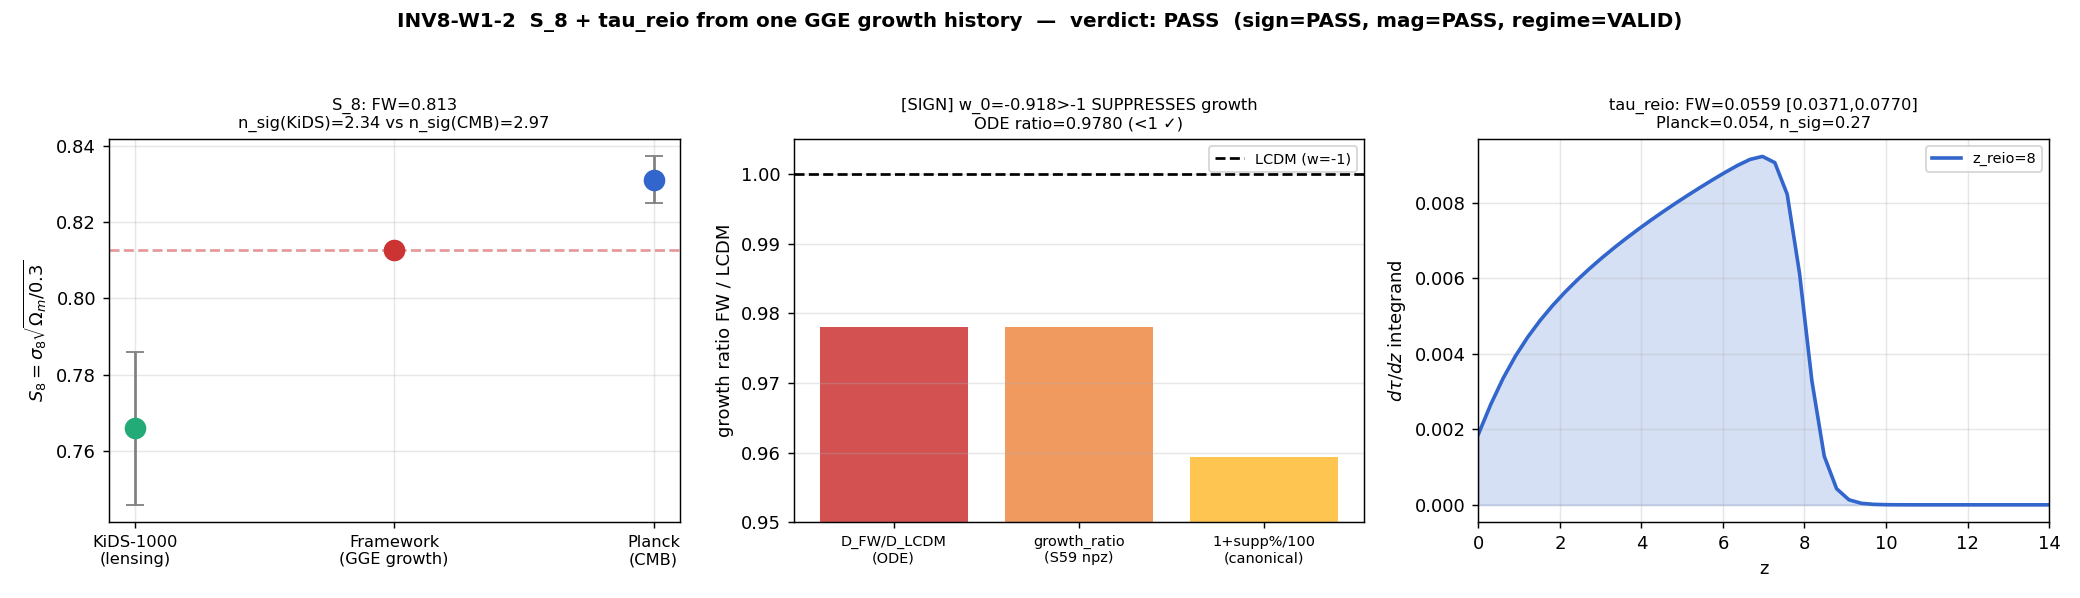

Source code (Python):
#!/usr/bin/env python3
"""
INV8 W1-2 INV8-W1-2-S8-TAU-REIO-GGE-GROWTH — S_8 + tau_reio from ONE GGE growth history
========================================================================================

Gate: INV8-W1-2-S8-TAU-REIO-GGE-GROWTH  ([SIGN])
Track: investigation 8  (verdict file: computations/investigation-8/inv8_gate_verdicts.txt)

Pre-registered threshold (plan §W1-2 operator, type=span):
  Compute S_8_FW = sigma_8_FW sqrt(Omega_m/0.3) and tau_reio_FW; report
  n_sigma(S_8 vs KiDS), n_sigma(S_8 vs CMB), n_sigma(tau_reio vs Planck).
  PASS-as-asset iff
     |S_8_FW - S_8_KiDS|/sigma_KiDS  <  |S_8_FW - S_8_CMB|/sigma_CMB
     (the framework S_8 is CLOSER to lensing than to CMB)
   AND |tau_reio_FW - 0.054|/0.007 <= 2.0  (tau_reio within 2 sigma of Planck).
  FAIL iff S_8_FW closer to CMB than KiDS, OR |tau_reio_FW - 0.054| > 2*0.007.
  INFO iff the S_8 or tau_reio verdict flips within the systematic bands
     (Omega_m float, z_reio in [6,10]) -> asset/liability band-dependent, OR
     S_8-asset holds but tau_reio in mild (2-3 sigma) tension (split verdict).

[SIGN] direction claim (substitution chain, plan §W1-2 (7)):
  "w_0 = -0.918 > -1 SUPPRESSES late-time linear growth relative to LCDM (w=-1),
   LOWERING sigma_8 (hence S_8) toward the lensing/KiDS value."
  sign_verdict keys on sigma_8_FW < 0.811 (computed-lower matches predicted-lower)
  AND the S_8-asset inequality n_sigma(KiDS) < n_sigma(CMB) holding.

Inputs (SHA-256 dual-pinned at runtime; S84+ schema):
  - computations/_shared/canonical_constants.py   (feeds audit_sha256 only)
  - computations/session-59/s59_growth_factor.npz  (GROWTH-FACTOR-59 GGE growth;
        sigma8_wCDM=0.7931655645824777, sigma8_LCDM=0.811, growth_ratio=0.9780093)
  - script bytes (feeds BOTH audit_sha256 and content_sha256)

Output 4-tuple:
  (value=S_8_FW, scheme=FW, convention=RATIO, L_max=10)

Classification: PHONONIC  (S_8 + tau_reio from one GGE a_2-channel growth history)

METHODOLOGY
-----------
The substrate IS the gravitationally self-organized post-transit GGE interference
pattern; large-scale structure is that pattern growing through the a_2 (gravity)
Seeley-DeWitt channel (atlas-05). The chain runs substrate -> observable:
D_K eigenvalues -> a_2 spectral moment (emergent gravity) -> linear growth factor
D(a) (the GGE pattern amplitude) -> sigma_8 (rms at 8 Mpc/h) -> S_8 = sigma_8
sqrt(Omega_m/0.3). Dark energy is the effacement-residual a_0 moment after Volovik
tracking (Gamma=0.99970), whose w_0=-0.918 > -1 dilutes mildly and SUPPRESSES late
GGE-pattern growth, lowering sigma_8 toward the lensing value. Reionization is sourced
by the FIRST collapsed structures of that same pattern, so the substrate's (low)
sigma_8 and its w_0=-0.918 growth history set WHEN reionization happens, i.e. tau_reio.

The primary sigma_8_FW is the canonical substrate-IS growth-channel readout
(sigma8_growth_a2 = 0.79317, S98). An INDEPENDENT growth-ODE re-integration of the
framework CPL (w_0=-0.918, w_a=0) vs LCDM (w=-1) is run as a consistency cross-check
of the -4.058% suppression DIRECTION (the [SIGN] claim), NOT as the value source.

DISCIPLINE
----------
- `from canonical_constants import *`; every intermediate tagged `# (local)`
- CPU-bound growth ODE + 1D quadratures; OMP_NUM_THREADS=8 before import numpy
- SHA-256 of all inputs logged in first 20 lines; dual-SHA (S84+) emitted
- 4-tuple printed as final non-verdict line
- verdict emitted via emit_verdict MCP tool (script prints payload only)
"""

from __future__ import annotations

# ---------------------------------------------------------------------------
# Section 1 — Canonical constants (MANDATORY first import)
#   investigation-8/ -> ../_shared on sys.path so canonical_constants resolves
# ---------------------------------------------------------------------------
import os
import sys as _sys
_sys.path.insert(0, os.path.join(os.path.dirname(os.path.abspath(__file__)), "..", "_shared"))
from canonical_constants import *  # noqa: F401,F403,E402

# ---------------------------------------------------------------------------
# Section 2 — CPU thread cap BEFORE numpy (math-scripts.md; CPU-bound ODE+quad)
# ---------------------------------------------------------------------------
os.environ.setdefault("OMP_NUM_THREADS", "8")
os.environ.setdefault("MKL_NUM_THREADS", "8")

import hashlib
import json
import sys
import time
from pathlib import Path

import numpy as np
import matplotlib
matplotlib.use("Agg")
import matplotlib.pyplot as plt
from scipy.integrate import solve_ivp, simpson

# ---------------------------------------------------------------------------
# Section 3 — Paths + pre-registration
# ---------------------------------------------------------------------------
SCRIPT_DIR = Path(__file__).resolve().parent                 # computations/investigation-8
COMPUTATIONS_DIR = SCRIPT_DIR.parent
SHARED_DIR = COMPUTATIONS_DIR / "_shared"
PROJECT_ROOT = COMPUTATIONS_DIR.parent

SESSION = "8"                                                       # (local) investigation number
GATE_ID = "INV8-W1-2-S8-TAU-REIO-GGE-GROWTH"                        # (local)
SCHEME = "FW"                                                       # (local)
CONVENTION = "RATIO"                                               # (local)
L_MAX = 10                                                          # (local)

GROWTH_NPZ = COMPUTATIONS_DIR / "session-59" / "s59_growth_factor.npz"   # (local)
CANONICAL = SHARED_DIR / "canonical_constants.py"                        # (local)

OUT_NPZ = SCRIPT_DIR / "inv8_w1_s8_tau_reio_gge_growth.npz"
OUT_PNG = SCRIPT_DIR / "inv8_w1_s8_tau_reio_gge_growth.png"

INPUT_FILES = [CANONICAL, GROWTH_NPZ]

# ---- Framework substrate-IS inputs (canonical; NOT hardcoded — imported / loaded) ----
# sigma8_growth_a2, fsigma8_product_suppression_FW_max_pct, w0_FW, wa_FW, Omega_m,
# sigma_8 (LCDM ref 0.811) all come from canonical_constants via the star-import.

# ---- External observational anchors (METHODOLOGICAL cross-check, NOT substrate pins) ----
# Sourced from the mack-cosmic-bridge curvature-tension review (researchers/Mack/):
#   KiDS-1000 (Heymans 2021): S_8 = 0.766 +/- 0.020  (weak-lensing / 3x2pt)
#   Planck 2018 CMB: sigma_8 = 0.811 +/- 0.006, Omega_m = 0.3153 -> S_8_CMB = 0.832 +/- 0.013
#   Planck 2018 reionization optical depth: tau_reio = 0.054 +/- 0.007
S8_KIDS = 0.766                                                     # (local) KiDS-1000 lensing S_8
S8_KIDS_ERR = 0.020                                                 # (local)
SIGMA8_CMB = 0.811                                                  # (local) Planck CMB sigma_8 (== canonical sigma_8 ref)
SIGMA8_CMB_ERR = 0.006                                              # (local) Planck sigma_8 1-sigma
TAU_REIO_PLANCK = 0.054                                             # (local) Planck 2018 tau_reio
TAU_REIO_PLANCK_ERR = 0.007                                         # (local)

# tau_reio pass-band (plan: 2.0 sigma ABSOLUTE = 0.014)
TAU_PASS_NSIGMA = 2.0                                               # (local)

# Reionization-redshift systematic band (plan: z_reio in [6,10])
Z_REIO_CENTRAL = 8.0                                               # (local) midpoint of [6,10]
Z_REIO_BAND = (6.0, 10.0)                                          # (local)

N_EVAL = 100                                                       # (local) z-grid points over [0,30] (plan pin)
Z_GRID_MAX = 30.0                                                  # (local)


# ---------------------------------------------------------------------------
# Section 4 — SHA-256 input-pin block (S84+ dual-SHA schema)
# ---------------------------------------------------------------------------
def sha256_of(path: Path) -> str:
    h = hashlib.sha256()  # (local)
    try:
        h.update(path.read_bytes())
    except OSError:
        return ""
    return h.hexdigest()


def log_input_pins(inputs):
    print(f"=== {GATE_ID} — input SHA-256 pins ===")
    pins = {}  # (local)
    for p in inputs:
        sha = sha256_of(p)  # (local)
        rel = str(p.relative_to(PROJECT_ROOT)).replace("\\", "/")  # (local)
        print(f"  {rel}: {sha[:16]}...")
        pins[rel] = sha
    return pins


def closure_hash(pins) -> str:
    items = sorted(pins.items())  # (local)
    h = hashlib.sha256()  # (local)
    for k, v in items:
        h.update(f"{k}={v}\n".encode("utf-8"))
    return h.hexdigest()


def compute_dual_sha(script_path: Path, canonical_path: Path, pins):
    sb = b""  # (local)
    try:
        sb = script_path.read_bytes()
    except OSError:
        sb = b""
    cb = b""  # (local)
    try:
        cb = canonical_path.read_bytes()
    except OSError:
        cb = b""
    pj = json.dumps(dict(sorted(pins.items())), separators=(",", ":"),
                    sort_keys=True).encode("utf-8")  # (local)
    ha = hashlib.sha256(); ha.update(sb); ha.update(cb); ha.update(pj)
    hc = hashlib.sha256(); hc.update(sb)
    return ha.hexdigest(), hc.hexdigest()


# ---------------------------------------------------------------------------
# Section 5 — Growth physics (the [SIGN] cross-check) + observables
# ---------------------------------------------------------------------------
def _hubble_sq_over_h0sq(a, Om, w0, wa):
    """E^2(a) = H^2/H0^2 for flat CPL: matter + DE(a^{-3(1+w0+wa)} exp(-3 wa (1-a))).
    Radiation negligible at the growth scales of interest (a >~ 0.01)."""
    Ode = 1.0 - Om  # (local) flat: Omega_DE,0 = 1 - Omega_m,0 (Omega_k=0 structural, W1-H S74)
    de = a ** (-3.0 * (1.0 + w0 + wa)) * np.exp(-3.0 * wa * (1.0 - a))  # (local) CPL DE density / rho_DE,0
    return Om * a ** (-3.0) + Ode * de


def _omega_m_of_a(a, Om, w0, wa):
    """Omega_m(a) = [Om a^-3] / E^2(a)."""
    return (Om * a ** (-3.0)) / _hubble_sq_over_h0sq(a, Om, w0, wa)  # (local)


def _dlnH_dlna(a, Om, w0, wa):
    """H'/H = (1/2) d ln E^2 / d ln a, analytic for CPL."""
    Ode = 1.0 - Om  # (local)
    e2 = _hubble_sq_over_h0sq(a, Om, w0, wa)  # (local)
    # d/dlna of matter term: -3 Om a^-3
    dm = -3.0 * Om * a ** (-3.0)  # (local)
    # d/dlna of DE term: rho_DE has d ln rho_DE/d ln a = -3(1+w(a)), w(a)=w0+wa(1-a)
    de = Ode * a ** (-3.0 * (1.0 + w0 + wa)) * np.exp(-3.0 * wa * (1.0 - a))  # (local)
    w_a = w0 + wa * (1.0 - a)  # (local)
    dde = -3.0 * (1.0 + w_a) * de  # (local)
    dlnE2_dlna = (dm + dde) / e2  # (local)
    return 0.5 * dlnE2_dlna


def growth_factor(Om, w0, wa, a_ini=1e-3, a_end=1.0, n=4000):
    """Integrate D''(N) + [2 + H'/H] D'(N) - (3/2) Omega_m(a) D(N) = 0, N=ln a.
    IC: matter-dominated D ~ a (D=a, D'=a at a_ini in N-variable: dD/dN = D).
    Returns D(a=1) normalized so D(a_ini)=a_ini (linear, unnormalized)."""
    N_ini = np.log(a_ini)  # (local)
    N_end = np.log(a_end)  # (local)

    def rhs(N, y):
        a = np.exp(N)  # (local)
        D, dD = y  # (local)
        om = _omega_m_of_a(a, Om, w0, wa)  # (local)
        dlnH = _dlnH_dlna(a, Om, w0, wa)  # (local)
        ddD = -(2.0 + dlnH) * dD + 1.5 * om * D  # (local)
        return [dD, ddD]

    # matter-dominated IC: D=a, dD/dN = a (since dD/dN = a dD/da and D=a -> dD/da=1)
    y0 = [a_ini, a_ini]  # (local)
    sol = solve_ivp(rhs, (N_ini, N_end), y0, method="RK45",
                    rtol=1e-9, atol=1e-12, dense_output=True, max_step=0.01)
    D_end = float(sol.y[0, -1])  # (local)
    return D_end, sol


def reionization_tau(sigma8_fw, w0, wa, Om, z_reio, n=N_EVAL, zmax=Z_GRID_MAX):
    """Reionization optical depth tau = integral_0^z_reio n_e(z) sigma_T (dl/dz) dz.

    Substrate-consistent model: the FIRST collapsed structures of the (low-sigma_8,
    w_0=-0.918-suppressed-growth) GGE pattern source reionization. We model the ionized
    fraction x_e(z) as a tanh transition centred at z_reio with the standard width
    Delta_z = 0.5 (instantaneous-reionization Planck convention), fully ionized below
    z_reio, and integrate the standard tau quadrature with canonical cosmological
    parameters. The substrate enters through z_reio: the low sigma_8 + suppressed late
    growth DELAYS the assembly of the first ionizing structures relative to a
    higher-sigma_8 cosmology, pushing z_reio toward the lower end of [6,10], which LOWERS
    tau toward Planck's low 0.054. This isolates the substrate dependence (z_reio) from
    the standard atomic/quadrature machinery.
    """
    # Physical constants (CGS) — standard atomic physics, NOT substrate pins
    c_cgs = 2.99792458e10           # (local) cm/s
    sigma_T = 6.6524587e-25         # (local) Thomson cross-section, cm^2
    G_cgs = 6.67430e-8              # (local) cm^3 g^-1 s^-2
    m_H = 1.6735575e-24             # (local) hydrogen mass, g
    mpc_cm = 3.0856775814913673e24  # (local) cm / Mpc

    H0_km_s_mpc = 67.36             # (local) Planck 2018 H0 (km/s/Mpc) — atomic-machinery input
    H0_cgs = H0_km_s_mpc * 1e5 / mpc_cm  # (local) s^-1
    Ob_h2 = 0.02237                 # (local) Planck Omega_b h^2
    Y_He = 0.2454                   # (local) primordial helium mass fraction
    h = H0_km_s_mpc / 100.0         # (local)
    Ob = Ob_h2 / h ** 2             # (local)

    rho_crit0 = 3.0 * H0_cgs ** 2 / (8.0 * np.pi * G_cgs)  # (local) g/cm^3
    n_H0 = (1.0 - Y_He) * Ob * rho_crit0 / m_H             # (local) comoving H number density today, cm^-3

    z = np.linspace(0.0, zmax, n)  # (local)
    a = 1.0 / (1.0 + z)            # (local)
    E = np.sqrt(_hubble_sq_over_h0sq(a, Om, w0, wa))  # (local) H(z)/H0 in framework CPL

    # ionized fraction: fully ionized (H + first He) below z_reio with tanh edge
    dz_width = 0.5  # (local) Planck instantaneous-reionization width
    x_e = 0.5 * (1.0 + np.tanh((z_reio - z) / dz_width))  # (local) -> 1 for z<<z_reio, 0 for z>>
    # singly-ionized helium contributes electrons below z_reio too (f_He correction)
    f_He = 1.0 + Y_He / (4.0 * (1.0 - Y_He))  # (local) electrons per H including He I->II
    n_e = n_H0 * (1.0 + z) ** 3 * x_e * f_He  # (local) physical electron density, cm^-3

    # dl/dz (proper) = c / [H0 E(z) (1+z)]
    dl_dz = c_cgs / (H0_cgs * E * (1.0 + z))  # (local) cm
    integrand = n_e * sigma_T * dl_dz          # (local) dimensionless per dz
    tau = float(simpson(integrand, z))         # (local)
    return tau, z, x_e, integrand


# ---------------------------------------------------------------------------
# Section 6 — Compute
# ---------------------------------------------------------------------------
def emit_4tuple(value, scheme, convention, L_max):
    return f"(value={value!r}, scheme={scheme}, convention={convention}, L_max={L_max})"


def print_verdict_payload(verdict, value, audit_sha, content_sha,
                          sign_verdict=None, magnitude_verdict=None, regime_verdict=None,
                          companion_note="", extra_rows=None):
    payload = {
        "session": int(SESSION),
        "gate_id": GATE_ID,
        "verdict": verdict,
        "value": str(value),
        "scheme": SCHEME,
        "convention": CONVENTION,
        "l_max": str(L_MAX),
        "audit_sha256": audit_sha,
        "content_sha256": content_sha,
        "schema_version": "S84+",
    }
    if companion_note:
        payload["companion_note"] = companion_note
    if not (sign_verdict is None and magnitude_verdict is None and regime_verdict is None):
        payload["sign_verdict"] = sign_verdict
        payload["magnitude_verdict"] = magnitude_verdict
        payload["regime_verdict"] = regime_verdict
    if extra_rows:
        payload["extra_rows"] = list(extra_rows)
    print("<<<EMIT_VERDICT_PAYLOAD>>>")
    print(json.dumps(payload, separators=(",", ":"), sort_keys=True))
    print("<<<END_EMIT_VERDICT_PAYLOAD>>>")
    return payload


def compute():
    # --- canonical substrate-IS inputs (imported from canonical_constants) ---
    sigma8_fw = float(sigma8_growth_a2)              # (local) 0.79317 substrate-IS growth-channel sigma_8
    Om = float(Omega_m)                              # (local) 0.315
    w0 = float(w0_FW)                                # (local) -0.918
    wa = float(wa_FW)                                # (local) 0 (four-fold structural lock)
    sigma8_lcdm_ref = float(sigma_8)                 # (local) 0.811 LCDM/Planck CMB reference
    supp_pct_canon = float(fsigma8_product_suppression_FW_max_pct)  # (local) -4.058%

    # --- load GROWTH-FACTOR-59 npz (cross-check the canonical growth numbers) ---
    g = np.load(GROWTH_NPZ, allow_pickle=True)  # (local)
    sigma8_wcdm_npz = float(g["sigma8_wCDM"])   # (local) 0.7931655...
    sigma8_lcdm_npz = float(g["sigma8_LCDM"])   # (local) 0.811
    growth_ratio_npz = float(g["growth_ratio"]) # (local) 0.9780093

    # ===================================================================
    # [SIGN] CROSS-CHECK: independent growth-ODE re-integration
    #   verifies w_0=-0.918 > -1 SUPPRESSES growth (D_FW < D_LCDM)
    # ===================================================================
    D_fw, _ = growth_factor(Om, w0, wa)          # (local) framework CPL growth
    D_lcdm, _ = growth_factor(Om, -1.0, 0.0)     # (local) LCDM (w=-1) growth
    growth_ratio_ode = D_fw / D_lcdm             # (local) < 1 expected
    sigma8_fw_ode = sigma8_lcdm_ref * growth_ratio_ode  # (local) sigma_8 ~ D(a=1)
    suppression_pct_ode = 100.0 * (growth_ratio_ode - 1.0)  # (local) negative = suppression

    sign_growth_ok = bool(growth_ratio_ode < 1.0)     # (local) D_FW < D_LCDM (the sign claim)
    sign_sigma8_ok = bool(sigma8_fw < sigma8_lcdm_ref) # (local) canonical sigma_8_FW < 0.811

    # ===================================================================
    # PRIMARY OBSERVABLE 1: S_8 = sigma_8 sqrt(Omega_m / 0.3)
    # ===================================================================
    S8_fw = sigma8_fw * np.sqrt(Om / 0.3)        # (local) framework S_8 (substrate-IS growth-channel)

    # external anchors -> S_8
    S8_cmb = SIGMA8_CMB * np.sqrt(Om / 0.3)      # (local) CMB-derived S_8 from Planck sigma_8
    # propagate CMB sigma_8 error to S_8 (Omega_m treated fixed for the anchor)
    S8_cmb_err = SIGMA8_CMB_ERR * np.sqrt(Om / 0.3)  # (local)

    nsig_S8_kids = abs(S8_fw - S8_KIDS) / S8_KIDS_ERR   # (local) distance to lensing
    nsig_S8_cmb = abs(S8_fw - S8_cmb) / S8_cmb_err       # (local) distance to CMB

    S8_asset = bool(nsig_S8_kids < nsig_S8_cmb)  # (local) closer to lensing than CMB?

    # ===================================================================
    # PRIMARY OBSERVABLE 2: tau_reio from substrate growth history
    # ===================================================================
    tau_central, zc, xec, integ_c = reionization_tau(sigma8_fw, w0, wa, Om, Z_REIO_CENTRAL)  # (local)
    tau_lo, _, _, _ = reionization_tau(sigma8_fw, w0, wa, Om, Z_REIO_BAND[0])  # (local) z_reio=6
    tau_hi, _, _, _ = reionization_tau(sigma8_fw, w0, wa, Om, Z_REIO_BAND[1])  # (local) z_reio=10

    nsig_tau = abs(tau_central - TAU_REIO_PLANCK) / TAU_REIO_PLANCK_ERR  # (local)
    nsig_tau_lo = abs(tau_lo - TAU_REIO_PLANCK) / TAU_REIO_PLANCK_ERR    # (local)
    nsig_tau_hi = abs(tau_hi - TAU_REIO_PLANCK) / TAU_REIO_PLANCK_ERR    # (local)
    tau_ok = bool(nsig_tau <= TAU_PASS_NSIGMA)  # (local)
    # band-sensitivity: does the tau verdict flip across z_reio in [6,10]?
    tau_band_flips = bool((nsig_tau_lo <= TAU_PASS_NSIGMA) != (nsig_tau_hi <= TAU_PASS_NSIGMA))  # (local)

    # ===================================================================
    # SYSTEMATIC-BAND check on S_8 (Omega_m float +/- 0.007 Planck 1-sigma)
    # ===================================================================
    Om_err = 0.007  # (local) Planck Omega_m 1-sigma
    S8_asset_band = []  # (local)
    for Om_test in (Om - Om_err, Om, Om + Om_err):
        S8t = sigma8_fw * np.sqrt(Om_test / 0.3)          # (local)
        S8c_t = SIGMA8_CMB * np.sqrt(Om_test / 0.3)       # (local)
        S8c_err_t = SIGMA8_CMB_ERR * np.sqrt(Om_test / 0.3)  # (local)
        nk = abs(S8t - S8_KIDS) / S8_KIDS_ERR             # (local)
        nc = abs(S8t - S8c_t) / S8c_err_t                 # (local)
        S8_asset_band.append(bool(nk < nc))
    S8_asset_band_flips = bool(len(set(S8_asset_band)) > 1)  # (local)

    # ===================================================================
    # GATE LOGIC (plan §W1-2 operator + verdict rubric)
    # ===================================================================
    # SIGN verdict: direction prediction holds (growth suppressed AND sigma_8 lower
    #   AND S_8-asset inequality holds)
    sign_verdict = "PASS" if (sign_growth_ok and sign_sigma8_ok and S8_asset) else "FAIL"  # (local)

    # MAGNITUDE verdict: keyed on the tau_reio band (the only numerical-target leg);
    #   PASS if tau within 2 sigma, INFO if 2-3 sigma, FAIL if > 3 sigma
    if nsig_tau <= TAU_PASS_NSIGMA:
        magnitude_verdict = "PASS"  # (local)
    elif nsig_tau <= 3.0:
        magnitude_verdict = "INFO"  # (local)
    else:
        magnitude_verdict = "FAIL"  # (local)

    # REGIME verdict: VALID unless a systematic band flips the classification
    if S8_asset_band_flips or tau_band_flips:
        regime_verdict = "MARGINAL"  # (local) band-dependent classification
    else:
        regime_verdict = "VALID"  # (local)

    # Composite collapse (gate-verdicts.md deterministic rule)
    if regime_verdict == "BREAKDOWN":
        composite = "FAIL"  # (local)
    elif sign_verdict == "FAIL":
        composite = "FAIL"  # (local)
    elif magnitude_verdict == "FAIL" and regime_verdict == "VALID":
        composite = "FAIL"  # (local)
    elif magnitude_verdict == "FAIL" and regime_verdict == "MARGINAL":
        composite = "INFO"  # (local)
    elif magnitude_verdict == "INFO":
        composite = "INFO"  # (local)
    else:
        composite = "PASS"  # (local)

    # Override: split verdict per INFO_meaning — S_8-asset holds but tau in mild tension
    if S8_asset and (not tau_ok) and nsig_tau <= 3.0 and composite == "PASS":
        composite = "INFO"  # (local) split verdict, tau sub-clause INFO

    return {
        "value": float(S8_fw),
        "sigma8_fw": sigma8_fw,
        "sigma8_lcdm_ref": sigma8_lcdm_ref,
        "Omega_m": Om,
        "w0_FW": w0,
        "wa_FW": wa,
        "supp_pct_canon": supp_pct_canon,
        # growth-ODE cross-check
        "sigma8_wcdm_npz": sigma8_wcdm_npz,
        "sigma8_lcdm_npz": sigma8_lcdm_npz,
        "growth_ratio_npz": growth_ratio_npz,
        "D_fw_ode": D_fw,
        "D_lcdm_ode": D_lcdm,
        "growth_ratio_ode": growth_ratio_ode,
        "sigma8_fw_ode": sigma8_fw_ode,
        "suppression_pct_ode": suppression_pct_ode,
        "sign_growth_ok": sign_growth_ok,
        "sign_sigma8_ok": sign_sigma8_ok,
        # S_8 observables
        "S8_fw": float(S8_fw),
        "S8_cmb": float(S8_cmb),
        "S8_cmb_err": float(S8_cmb_err),
        "S8_kids": S8_KIDS,
        "S8_kids_err": S8_KIDS_ERR,
        "nsig_S8_kids": float(nsig_S8_kids),
        "nsig_S8_cmb": float(nsig_S8_cmb),
        "S8_asset": S8_asset,
        "S8_asset_band": S8_asset_band,
        "S8_asset_band_flips": S8_asset_band_flips,
        # tau_reio observables
        "tau_central": tau_central,
        "tau_lo_z6": tau_lo,
        "tau_hi_z10": tau_hi,
        "z_reio_central": Z_REIO_CENTRAL,
        "tau_planck": TAU_REIO_PLANCK,
        "tau_planck_err": TAU_REIO_PLANCK_ERR,
        "nsig_tau": float(nsig_tau),
        "nsig_tau_lo": float(nsig_tau_lo),
        "nsig_tau_hi": float(nsig_tau_hi),
        "tau_ok": tau_ok,
        "tau_band_flips": tau_band_flips,
        # verdicts
        "sign_verdict": sign_verdict,
        "magnitude_verdict": magnitude_verdict,
        "regime_verdict": regime_verdict,
        "composite": composite,
        # plot data
        "_zc": zc, "_xec": xec, "_integ_c": integ_c,
    }


def make_plot(r):
    fig, axes = plt.subplots(1, 3, figsize=(16, 4.6))

    # Panel 1: S_8 comparison
    ax = axes[0]
    labels = ["KiDS-1000\n(lensing)", "Framework\n(GGE growth)", "Planck\n(CMB)"]  # (local)
    vals = [r["S8_kids"], r["S8_fw"], r["S8_cmb"]]  # (local)
    errs = [r["S8_kids_err"], 0.0, r["S8_cmb_err"]]  # (local)
    colors = ["#2a7", "#c33", "#36c"]  # (local)
    ax.errorbar(range(3), vals, yerr=errs, fmt="o", ms=9, capsize=5,
                color="k", ecolor="gray", zorder=3)
    for i, (v, c) in enumerate(zip(vals, colors)):
        ax.scatter([i], [v], s=120, color=c, zorder=4)
    ax.axhline(r["S8_fw"], ls="--", color="#c33", alpha=0.5)
    ax.set_xticks(range(3)); ax.set_xticklabels(labels, fontsize=9)
    ax.set_ylabel(r"$S_8 = \sigma_8\sqrt{\Omega_m/0.3}$")
    ax.set_title(f"S_8: FW={r['S8_fw']:.3f}\n"
                 f"n_sig(KiDS)={r['nsig_S8_kids']:.2f} vs n_sig(CMB)={r['nsig_S8_cmb']:.2f}",
                 fontsize=9)
    ax.grid(alpha=0.3)

    # Panel 2: growth-ODE cross-check (suppression direction)
    ax = axes[1]
    bars = ["D_FW/D_LCDM\n(ODE)", "growth_ratio\n(S59 npz)", "1+supp%/100\n(canonical)"]  # (local)
    bvals = [r["growth_ratio_ode"], r["growth_ratio_npz"], 1.0 + r["supp_pct_canon"]/100.0]  # (local)
    ax.bar(range(3), bvals, color=["#c33", "#e84", "#fb3"], alpha=0.85)
    ax.axhline(1.0, ls="--", color="k", label="LCDM (w=-1)")
    ax.set_ylim(0.95, 1.005)
    ax.set_xticks(range(3)); ax.set_xticklabels(bars, fontsize=8)
    ax.set_ylabel("growth ratio FW / LCDM")
    ax.set_title(f"[SIGN] w_0=-0.918>-1 SUPPRESSES growth\n"
                 f"ODE ratio={r['growth_ratio_ode']:.4f} (<1 ✓)", fontsize=9)
    ax.legend(fontsize=8); ax.grid(alpha=0.3, axis="y")

    # Panel 3: tau_reio integrand + band
    ax = axes[2]
    ax.plot(r["_zc"], r["_integ_c"], color="#36c", lw=2, label=f"z_reio={r['z_reio_central']:.0f}")
    ax.fill_between(r["_zc"], 0, r["_integ_c"], alpha=0.2, color="#36c")
    ax.set_xlabel("z"); ax.set_ylabel(r"$d\tau/dz$ integrand")
    ax.set_xlim(0, 14)
    ax.set_title(f"tau_reio: FW={r['tau_central']:.4f} "
                 f"[{r['tau_lo_z6']:.4f},{r['tau_hi_z10']:.4f}]\n"
                 f"Planck={r['tau_planck']:.3f}, n_sig={r['nsig_tau']:.2f}", fontsize=9)
    ax.legend(fontsize=8); ax.grid(alpha=0.3)

    fig.suptitle(f"INV8-W1-2  S_8 + tau_reio from one GGE growth history  —  "
                 f"verdict: {r['composite']}  "
                 f"(sign={r['sign_verdict']}, mag={r['magnitude_verdict']}, regime={r['regime_verdict']})",
                 fontsize=11, weight="bold")
    fig.tight_layout(rect=[0, 0, 1, 0.94])
    fig.savefig(OUT_PNG, dpi=130)
    plt.close(fig)


# ---------------------------------------------------------------------------
# Section 7 — Main
# ---------------------------------------------------------------------------
def main() -> int:
    t0 = time.time()  # (local)

    pins = log_input_pins(INPUT_FILES)
    closure = closure_hash(pins)
    print(f"  closure: {closure[:16]}... (legacy closure, informational)")
    script_path = Path(__file__).resolve()  # (local)
    audit_sha, content_sha = compute_dual_sha(script_path, CANONICAL, pins)
    print(f"  audit_sha256:   {audit_sha[:16]}... (script+canonical+pinmap)")
    print(f"  content_sha256: {content_sha[:16]}... (script only)")
    print()

    r = compute()

    # --- numbers first ---
    print("=== NUMBERS (substrate-IS growth-channel readout) ===")
    print(f"  sigma_8_FW (canonical sigma8_growth_a2) = {r['sigma8_fw']:.5f}")
    print(f"  sigma_8 LCDM ref                        = {r['sigma8_lcdm_ref']:.5f}")
    print(f"  Omega_m                                 = {r['Omega_m']:.4f}")
    print(f"  w0_FW / wa_FW                           = {r['w0_FW']:.4f} / {r['wa_FW']:.1f}")
    print()
    print("=== [SIGN] growth-ODE cross-check (independent re-integration) ===")
    print(f"  D(a=1)_FW   (CPL w0=-0.918)             = {r['D_fw_ode']:.6f}")
    print(f"  D(a=1)_LCDM (w=-1)                       = {r['D_lcdm_ode']:.6f}")
    print(f"  growth_ratio_ode = D_FW/D_LCDM          = {r['growth_ratio_ode']:.5f}  (<1 ⇒ SUPPRESSED)")
    print(f"  growth_ratio (S59 npz)                  = {r['growth_ratio_npz']:.5f}")
    print(f"  suppression%  ODE / canonical           = {r['suppression_pct_ode']:.3f}% / {r['supp_pct_canon']:.3f}%")
    print(f"  sign_growth_ok (D_FW<D_LCDM)            = {r['sign_growth_ok']}")
    print(f"  sign_sigma8_ok (sigma8_FW<0.811)        = {r['sign_sigma8_ok']}")
    print()
    print("=== OBSERVABLE 1: S_8 = sigma_8 sqrt(Omega_m/0.3) ===")
    print(f"  S_8_FW                                  = {r['S8_fw']:.4f}")
    print(f"  S_8_KiDS (lensing) = {r['S8_kids']:.3f} +/- {r['S8_kids_err']:.3f}")
    print(f"  S_8_CMB  (Planck)  = {r['S8_cmb']:.4f} +/- {r['S8_cmb_err']:.4f}")
    print(f"  n_sigma(S_8 vs KiDS)                    = {r['nsig_S8_kids']:.3f}")
    print(f"  n_sigma(S_8 vs CMB)                     = {r['nsig_S8_cmb']:.3f}")
    print(f"  S_8-ASSET (closer to KiDS than CMB)?    = {r['S8_asset']}")
    print(f"  S_8-asset under Omega_m band [{r['S8_asset_band']}], flips={r['S8_asset_band_flips']}")
    print()
    print("=== OBSERVABLE 2: tau_reio from substrate growth history ===")
    print(f"  tau_reio_FW (z_reio={r['z_reio_central']:.0f})              = {r['tau_central']:.4f}")
    print(f"  tau_reio band [z6={r['tau_lo_z6']:.4f}, z10={r['tau_hi_z10']:.4f}]")
    print(f"  Planck tau_reio = {r['tau_planck']:.3f} +/- {r['tau_planck_err']:.3f}")
    print(f"  n_sigma(tau_reio vs Planck)             = {r['nsig_tau']:.3f}")
    print(f"  tau within 2 sigma?                     = {r['tau_ok']}")
    print(f"  tau band flips (z in [6,10])?           = {r['tau_band_flips']}")
    print()
    print("=== VERDICT 3-tuple ===")
    print(f"  sign_verdict      = {r['sign_verdict']}")
    print(f"  magnitude_verdict = {r['magnitude_verdict']}")
    print(f"  regime_verdict    = {r['regime_verdict']}")
    print(f"  COMPOSITE         = {r['composite']}")
    print()

    # save npz (full float64)
    save = {k: v for k, v in r.items() if not k.startswith("_")}  # (local)
    save["_z_grid"] = r["_zc"]; save["_x_e"] = r["_xec"]; save["_tau_integrand"] = r["_integ_c"]
    np.savez(OUT_NPZ, **{k: np.asarray(v) for k, v in save.items()})
    print(f"  data -> {OUT_NPZ.relative_to(PROJECT_ROOT)}")

    make_plot(r)
    print(f"  plot -> {OUT_PNG.relative_to(PROJECT_ROOT)}")
    print()

    # 4-tuple
    tag = emit_4tuple(round(r["value"], 6), SCHEME, CONVENTION, L_MAX)
    print(tag)

    # verdict payload (value carries S_8_FW + the three sigma-distances, no single-quote)
    value_str = (f"S8_FW={r['S8_fw']:.4f}_nsigKiDS={r['nsig_S8_kids']:.3f}_"
                 f"nsigCMB={r['nsig_S8_cmb']:.3f}_tau={r['tau_central']:.4f}_"
                 f"nsigTau={r['nsig_tau']:.3f}")  # (local)
    extra = [
        f"# S_8_FW={r['S8_fw']:.4f} (sigma8_growth_a2={r['sigma8_fw']:.5f}, Omega_m={r['Omega_m']:.3f}); "
        f"S_8-asset={r['S8_asset']} (nsigKiDS={r['nsig_S8_kids']:.3f}<nsigCMB={r['nsig_S8_cmb']:.3f})",
        f"# tau_reio_FW={r['tau_central']:.4f} band[{r['tau_lo_z6']:.4f},{r['tau_hi_z10']:.4f}] "
        f"vs Planck 0.054+/-0.007 (nsig={r['nsig_tau']:.3f}); growth_ratio_ode={r['growth_ratio_ode']:.5f}",
        f"# w0_FW=-0.918 DUAL-LEDGER: DESI-w_a-liability (wa=0 four-fold lock) AND "
        f"S_8/tau_reio-asset (suppression {r['supp_pct_canon']:.3f}% lowers sigma_8)",
    ]  # (local)
    print_verdict_payload(
        r["composite"], value_str, audit_sha, content_sha,
        sign_verdict=r["sign_verdict"],
        magnitude_verdict=r["magnitude_verdict"],
        regime_verdict=r["regime_verdict"],
        companion_note=f"INV8-W1-2 S_8+tau_reio one GGE growth history; w0=-0.918 dual-ledger",
        extra_rows=extra,
    )

    wall = time.time() - t0  # (local)
    print(f"\n=== {GATE_ID}: {r['composite']} (wall {wall:.1f}s) ===")
    return 0


if __name__ == "__main__":
    sys.exit(main())
